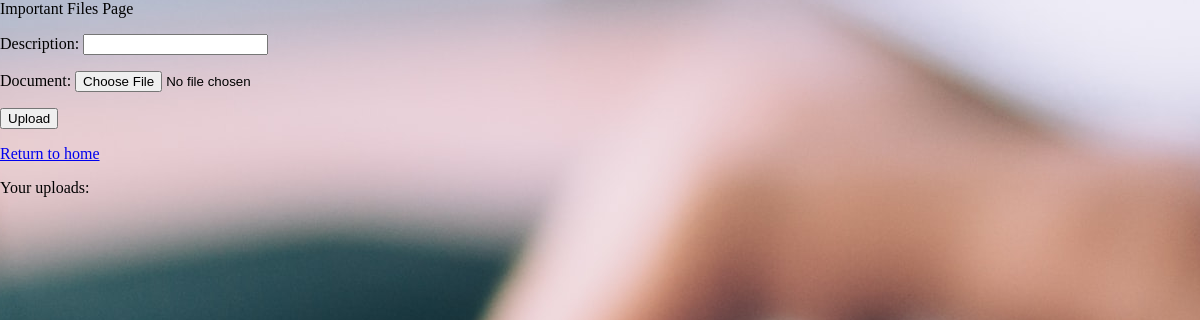
Page /important-files on the earlier database version.
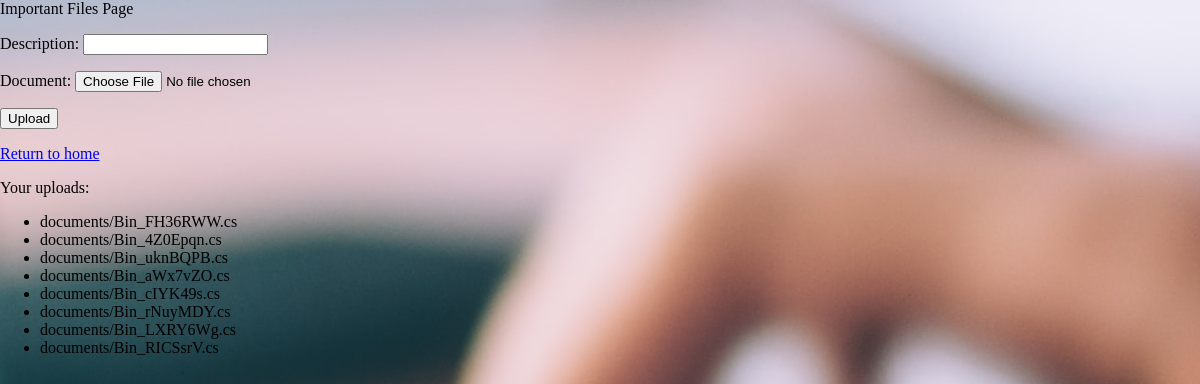
Same page on the later database version.
### users/models.py (models this page shows)
class Document(models.Model):
    description = models.CharField(max_length=255, blank=True)
    document = models.FileField(upload_to='documents/')
    uploaded_at = models.DateTimeField(auto_now_add=True)

### users/views.py (the view)
# urls.py: path("important-files", views.files),
def files(request):
    if request.method == 'POST':
        form = DocumentForm(request.POST, request.FILES)
        if form.is_valid():
            form.save()
            return render(request, 'home/importantFiles.html', {
        'uploads': Document.objects.all()
    })
    else:
        form = DocumentForm()
    return render(request, 'home/importantFiles.html', {
        'form': form,
        'uploads': Document.objects.all()
    })

### users/forms.py
class DocumentForm(forms.ModelForm):
    class Meta:
        model = Document
        fields = ('description', 'document', )

### users/templates/home/importantFiles.html (shortened to what this page needs)
<html>
  <head>
    {% load static %}
    <link href="{% static 'css/home/home.css' %}" rel="stylesheet" type="text/css"/>
  </head>
  <body>
    Important Files Page
    {% block content %}
  <form method="post" enctype="multipart/form-data">
    {{ form.as_p }}
    <button type="submit">Upload</button>
  </form>
  <p><a href="home/home.html">Return to home</a></p>
{% endblock %}
  <div>
    <p>Your uploads:</p>
    <ul class="uploads">
    {% for x in uploads %}
    <li>{{ x.document }}</li>
    {% endfor %}
    </ul>
    <br>
  </div>
  </body>
</html>

### static/css/home/home.css (style rules this page uses)
body { margin: 0; padding: 0; font-family: Fantasy; background-size: cover; background: url(glenn-carstens-peters-npxXWgQ33ZQ-unsplash.jpg) center; }

Differences in the rows shown:
added Document: document "documents/Bin_FH36RWW.cs"
added Document: document "documents/Bin_4Z0Epqn.cs"
added Document: document "documents/Bin_uknBQPB.cs"
added Document: document "documents/Bin_aWx7vZO.cs"
added Document: document "documents/Bin_cIYK49s.cs"
added Document: document "documents/Bin_rNuyMDY.cs"
added Document: document "documents/Bin_LXRY6Wg.cs"
added Document: document "documents/Bin_RICSsrV.cs"
